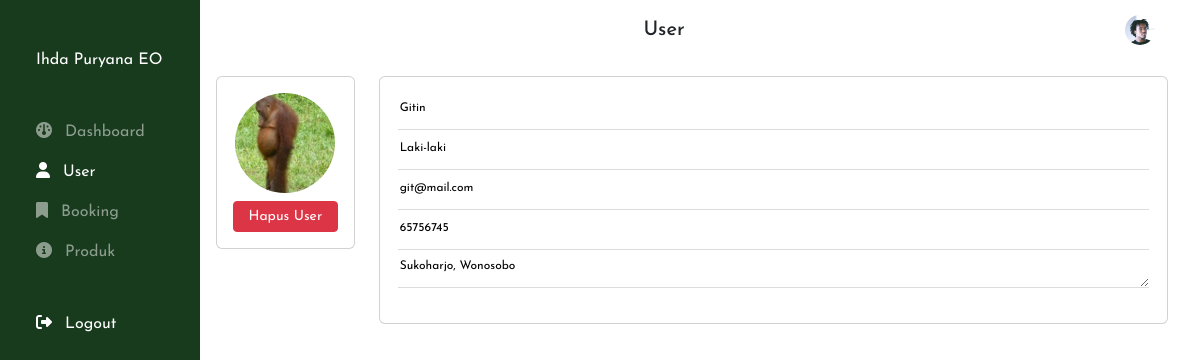
The app's page /superadmin/userDetail.php?id=8 (signed in) with its own data.
### tables this page shows
CREATE TABLE `user` (
  `id` int(11) NOT NULL,
  `email` varchar(50) NOT NULL,
  `password` varchar(50) NOT NULL,
  `type` varchar(50) NOT NULL,
  `nama` varchar(100) NOT NULL,
  `jenis_kelamin` varchar(50) DEFAULT NULL,
  `no_hp` varchar(20) DEFAULT NULL,
  `alamat` varchar(200) DEFAULT NULL,
  `avatar` text DEFAULT NULL
);

### superadmin/userDetail.php (the view, shortened to what this page needs)
<?php include "header.php"?>
<div class="container">
<?php
        if(isset($_GET['id'])){
            $idUser=$_GET['id'];
            $query="SELECT * FROM user WHERE id='$idUser'";
            $result=mysqli_query($db,$query);
            $data=mysqli_fetch_array($result);
        }
    ?>
    <div class="row">
        <div class="col-12 mb-4 pt-3">
            <div class="row">
                <div class="col-lg-2">
                    <div class="card">
                        <div class="card-body">
                            <div class="row">
                                <div class="col-12 d-flex justify-content-center">
                                    <img src="../asset/img/avatar/<?=$data['avatar']?>" alt="" style="width:100px;height:100px;border-radius:50%">
                                </div>
                                <div class="col-12  pt-2">
                                <div class="d-grid gap-2">
                                    <a href="" class="btn btn-danger btn-sm" data-bs-toggle="modal" data-bs-target="#deletModal<?=$data['id']?>">Hapus User</a>
                                </div>
                                </div>
                            </div>
                        </div>
                    </div>
                </div>
                <div class="col-lg-10">
                    <div class="card">
                        <div class="card-body">
                            <div class="row">
                                <form action="">
                                    <div class="col-12">
                                        <div class="input-field-border-bottom f-1">
                                        <div class="mb-1">
                                                <input type="text" id="" placeholder="Nama" name="name" value="<?=$data['nama']?>" required readonly/>
                                            </div>
                                            <div class="mb-1">
                                                <input type="text" id="" placeholder="Nama" name="name" value="<?=$data['jenis_kelamin']?>" required readonly/>
                                            </div>
                                            <div class="mb-1">
                                                <input type="email" id="" placeholder="Email" name="email" value="<?=$data['email']?>"  required readonly/>
                                            </div>
                                            <div class="mb-1">
                                                <input type="number" id="" placeholder="Nomor Hp" name="phone" value="<?=$data['no_hp']?>"  required readonly/>
                                            </div>
                                            <div class="mb-2">
                                                <textarea  class="input-field-border-bottom" name="message" id="" cols="10" rows="1" placeholder="Alamat" required readonly><?=$data['alamat']?></textarea>
                                            </div>
                                        </div>
                                    </div>
                                </form>
                            </div>
                        </div>
                    </div>
                </div>
            </div>
        </div>
    </div>
</div>
<?php include "footer.php"?>

### superadmin/header.php (shortened to what this page needs)
<?php
include "../koneksi.php";
if ($_SESSION['status']!="login") {
    header("location:../loginCustomer.php?pesan=belumlogin");
} elseif($_SESSION['type']!='admin'){
header("location:../loginCustomer.php?pesan=bukanlogin");
}else{
$email = $_SESSION['email'];
 $cariuser="SELECT * FROM user WHERE email='$email'";
$cari=mysqli_query($db, $cariuser);
if(mysqli_num_rows($cari)<1){
  echo "NOt found";
}else{
  $user=mysqli_fetch_array($cari);
}
}
?>
<!doctype html>
<html lang="en">
  <head>
    <link href="https://cdn.jsdelivr.net/npm/bootstrap@5.0.2/dist/css/bootstrap.min.css" rel="stylesheet">
    <link rel="stylesheet" href="../asset/css/admin.css">
    <link rel="stylesheet" href="https://cdnjs.cloudflare.com/ajax/libs/font-awesome/6.4.0/css/all.min.css" />
    <link rel="stylesheet" href="https://cdnjs.cloudflare.com/ajax/libs/twitter-bootstrap/5.2.0/css/bootstrap.min.css">
    <link rel="stylesheet" href="https://cdn.datatables.net/1.13.4/css/dataTables.bootstrap5.min.css">
  </head>
  <body>
  <?php
            $activePage = basename($_SERVER['PHP_SELF'], ".php");
  ?>
<div class="d-none d-lg-block">
  <div class="container-fluid">
    <div class="row">
      <div class="col-2 bg-1 bg-nav-left">
        <div class="row">
          <div class="col-12 pt-5 f-1">
            <a href="index.php" class="text-center text-white text-decoration-none ms-4 pt-4 fs-16">Ihda Puryana EO</a>
          </div>
          <div class="col-12 pt-5 f-1">
            <a href="index.php" class="my-nav-link text-decoration-none ms-4 pt-4 <?= ($activePage == 'index') ? 'my-nav-link-active':''; ?>"><i class="me-2 fa-solid fa-gauge"></i> Dashboard</a>
          </div>
          <div class="col-12 pt-3 f-1">
            <a href="user.php" class="my-nav-link text-decoration-none ms-4 pt-4 <?= ($activePage == 'user') ? 'my-nav-link-active':''; ?> <?= ($activePage == 'userDetail') ? 'my-nav-link-active':''; ?>"><i class="me-2 fa-solid fa-user"></i> User</a>
          </div>
          <div class="col-12 pt-3 f-1">
            <a href="booking.php" class="my-nav-link text-decoration-none ms-4 pt-4 <?= ($activePage == 'booking') ? 'my-nav-link-active':''; ?> <?= ($activePage == 'bookingDetail') ? 'my-nav-link-active':''; ?> "><i class="me-2 fa-solid fa-bookmark"></i> Booking</a>
          </div>
          <div class="col-12 pt-3 f-1">
            <a href="produk.php" class="my-nav-link text-decoration-none ms-4 pt-4 <?= ($activePage == 'produk') ? 'my-nav-link-active':''; ?> <?= ($activePage == 'produkCreate') ? 'my-nav-link-active':''; ?> <?= ($activePage == 'produkEdit') ? 'my-nav-link-active':''; ?>"><i class="me-2 fa-solid fa-circle-info"></i> Produk</a>
          </div>
          <div class="col-12 pt-5 f-1">
            <a href="../logout.php" class="my-nav-link my-nav-link-active text-decoration-none ms-4 pt-4"><i class="me-2 fa-solid fa-right-from-bracket"></i> Logout</a>
          </div>
        </div>
      </div>
      <div class="col-10 contents f-1">
        <div class="container">
          <div class="row">
            <div class="col-12 d-flex justify-content-between align-items-center py-2">
              <div class="">
                <h6 class="fs-20 my-auto">
                  <?= ($activePage == 'userDetail') ? 'User':''; ?>
                </h6>
              </div>
              <div class="">
                <div class="dropdown">
                  <button class="btn text-white" type="button" id="dropdownMenuButton1" data-bs-toggle="dropdown" aria-expanded="false">
                    <img src="../asset/img/avatar/<?=$user['avatar']?>" alt="" style="width:30px;height:30px;border-radius:50%">
                  </button>
                </div>
              </div>
            </div>
          </div>
        </div>

### asset/css/admin.css (style rules this page uses)
.f-1 { font-family: 'Josefin Sans', sans-serif; }
.bg-1 { background-color: rgba(24, 58, 29, 1); }
.bg-nav-left { position: fixed; width: 15%; height: 100vh; }
.contents { width: 85%; margin-left: 16%; }
.my-nav-link { color: rgba(255, 255, 255, 0.5); font-size: 16px; }
.my-nav-link-active { color: rgba(255, 255, 255, 1); }
.fs-16 { font-size: 16px; }
.fs-20 { font-size: 20px; }
.input-field-border-bottom { display: inline-block; padding: 2px; width: 100%; }
.input-field-border-bottom input[type="text"], .input-field-border-bottom textarea { border: none; border-bottom: 1px solid #ddd; color: #000; font-size: 12px; margin-bottom: 1px; padding-bottom:12px; width: 100%; }
.input-field-border-bottom input[type="email"] { border: none; border-bottom: 1px solid #ddd; color: #000; font-size: 12px; margin-bottom: 1px; padding-bottom:12px; width: 100%; }
.input-field-border-bottom input[type="number"] { border: none; border-bottom: 1px solid #ddd; color: #000; font-size: 12px; margin-bottom: 1px; padding-bottom:12px; width: 100%; }

### records on screen
user: avatar (picture)
user: avatar (picture), name "Gitin", name "Laki-laki", email "git@mail.com", phone "65756745", message "Sukoharjo, Wonosobo"
